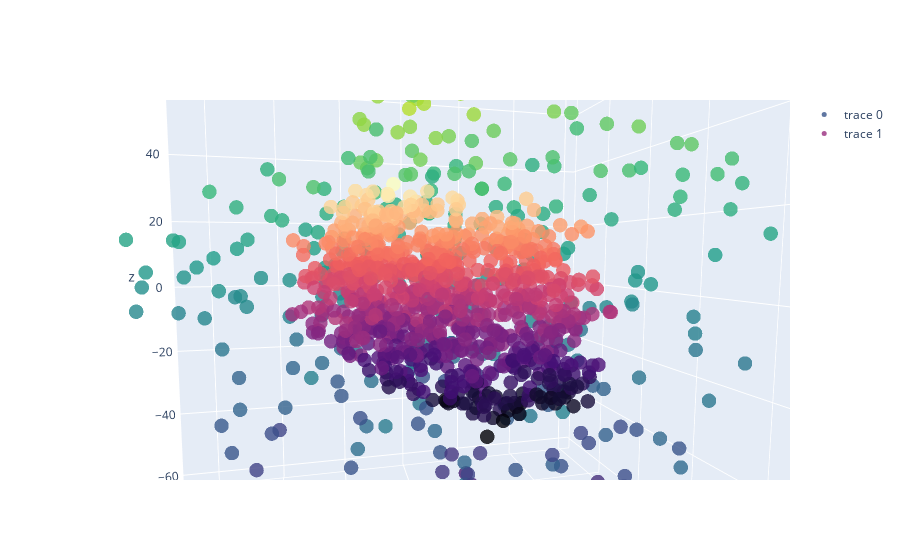

The notebook cell this image was saved under:
### Code cell
# %matplotlib inline
# from sklearn.manifold import TSNE
# import matplotlib.pyplot as plt
# from mpl_toolkits.mplot3d import Axes3D

# # Create a t-SNE object with 3 components
# tsne = TSNE(n_components=3, random_state=0)

# # Fit the t-SNE object to the data
# embeddings_tsne = tsne.fit_transform(embeddings_np.squeeze(1))   
# unlabelled_embeddings_tsne = tsne.fit_transform(unlabelled_embeddings)

# # Create a 3D plot
# fig = plt.figure(figsize=(12, 10))
# ax = fig.add_subplot(111, projection='3d')

# # Plot the t-SNE embeddings
# ax.scatter(embeddings_tsne[:, 0], embeddings_tsne[:, 1], embeddings_tsne[:, 2], label='Embeddings')

# # Plot the unlabelled t-SNE embeddings
# # ax.scatter(unlabelled_embeddings_tsne[:, 0], unlabelled_embeddings_tsne[:, 1], unlabelled_embeddings_tsne[:, 2], label='Unlabelled Embeddings')

# plt.legend()
# plt.show()

import plotly.graph_objects as go

# Create a t-SNE object with 3 components
tsne = TSNE(n_components=3, random_state=0)

# Fit the t-SNE object to the data
embeddings_tsne = tsne.fit_transform(embeddings_np.squeeze(1))   
unlabelled_embeddings_tsne = tsne.fit_transform(unlabelled_embeddings)

# Create a 3D plot
fig = go.Figure(data=[go.Scatter3d(
    x=embeddings_tsne[:, 0],
    y=embeddings_tsne[:, 1],
    z=embeddings_tsne[:, 2],
    mode='markers',
    marker=dict(
        size=5,
        color=embeddings_tsne[:, 2],  # set color to third dimension
        colorscale='Viridis',   # choose a colorscale
        opacity=0.8
    )
)])

fig.add_trace(go.Scatter3d(
    x=unlabelled_embeddings_tsne[:, 0],
    y=unlabelled_embeddings_tsne[:, 1],
    z=unlabelled_embeddings_tsne[:, 2],
    mode='markers',
    marker=dict(
        size=5,
        color=unlabelled_embeddings_tsne[:, 2],  # set color to third dimension
        colorscale='magma',   # choose a colorscale
        opacity=0.8
    )
))

# Plot the unlabelled t-SNE embeddings
# fig = go.Figure(data=[go.Scatter3d(
#     x=unlabelled_embeddings_tsne[:, 0],
#     y=unlabelled_embeddings_tsne[:, 1],
#     z=unlabelled_embeddings_tsne[:, 2],
#     mode='markers',
#     marker=dict(
#         size=5,
#         color=unlabelled_embeddings_tsne[:, 2],  # set color to third dimension
#         colorscale='Viridis',   # choose a colorscale
#         opacity=0.8
#     )
# )])

fig.show()

### Figure 1 — Plotly figure (JSON) as saved in the notebook; plotly's stock layout.template omitted (floating-point values rounded to 4 significant figures; data arrays with more than 128 entries replaced by an {"elided": "..."} marker saying what was removed)
{"data": [{"marker": {"color": {"elided": "313 float values"}, "colorscale": [[0, "#440154"], [0.1111, "#482878"], [0.2222, "#3e4989"], [0.3333, "#31688e"], [0.4444, "#26828e"], [0.5556, "#1f9e89"], [0.6667, "#35b779"], [0.7778, "#6ece58"], [0.8889, "#b5de2b"], [1, "#fde725"]], "opacity": 0.8, "size": 5}, "mode": "markers", "type": "scatter3d", "x": {"elided": "313 float values"}, "y": {"elided": "313 float values"}, "z": {"elided": "313 float values"}}, {"marker": {"color": {"elided": "836 float values"}, "colorscale": [[0, "#000004"], [0.1111, "#180f3d"], [0.2222, "#440f76"], [0.3333, "#721f81"], [0.4444, "#9e2f7f"], [0.5556, "#cd4071"], [0.6667, "#f1605d"], [0.7778, "#fd9668"], [0.8889, "#feca8d"], [1, "#fcfdbf"]], "opacity": 0.8, "size": 5}, "mode": "markers", "type": "scatter3d", "x": {"elided": "836 float values"}, "y": {"elided": "836 float values"}, "z": {"elided": "836 float values"}}], "layout": {"autosize": true, "scene": {"aspectmode": "auto", "aspectratio": {"x": 1.013, "y": 0.9804, "z": 1.007}, "camera": {"center": {"x": 0, "y": 0, "z": 0}, "eye": {"x": 0.1568, "y": 0.6795, "z": 0.05693}, "projection": {"type": "perspective"}, "up": {"x": 0, "y": 0, "z": 1}}}}}
